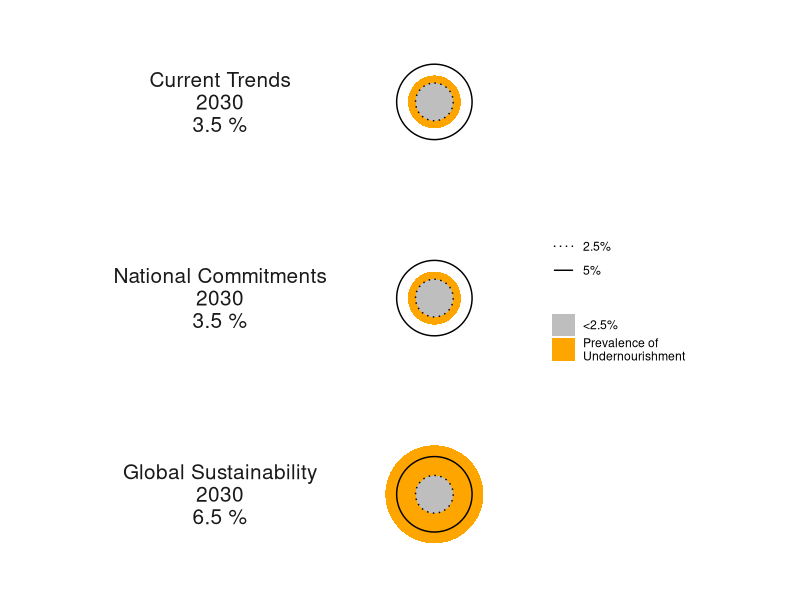
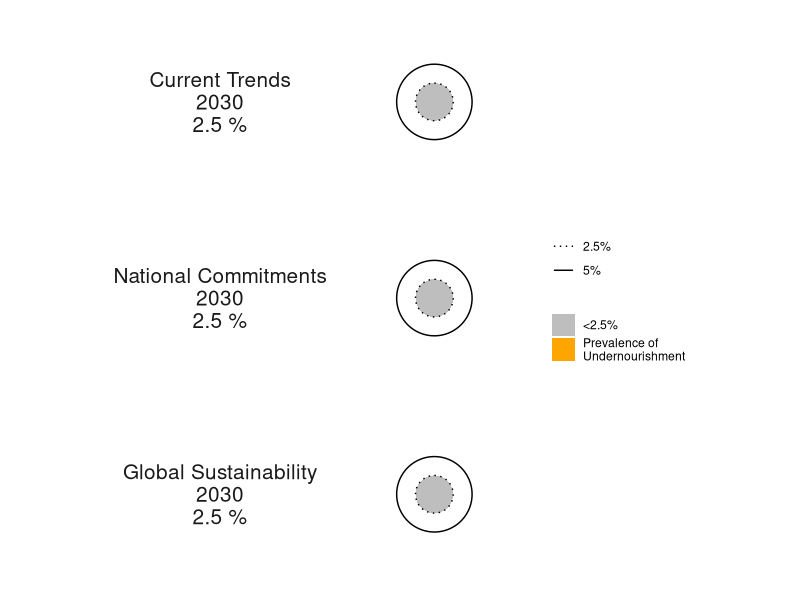
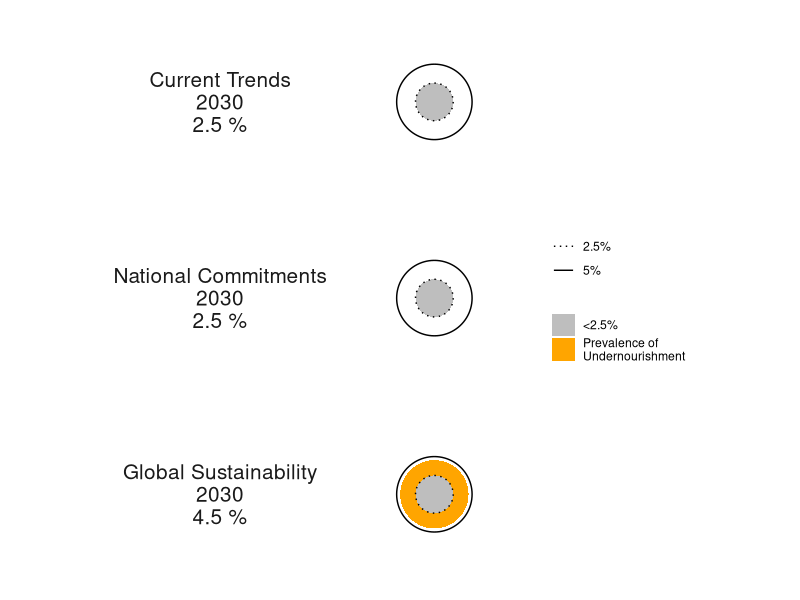
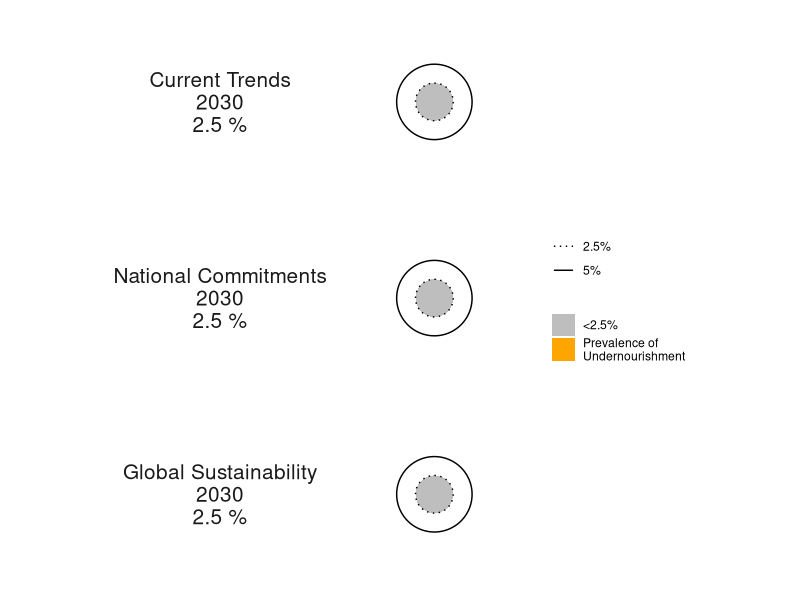
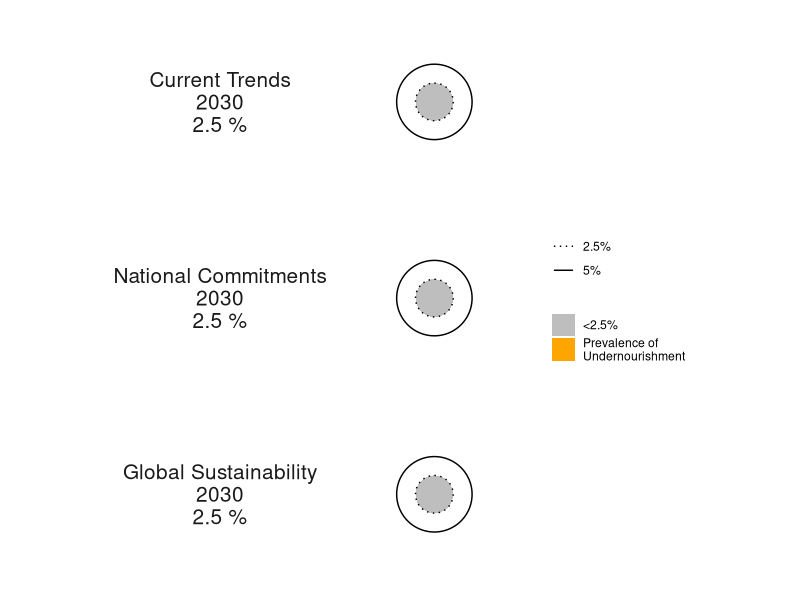
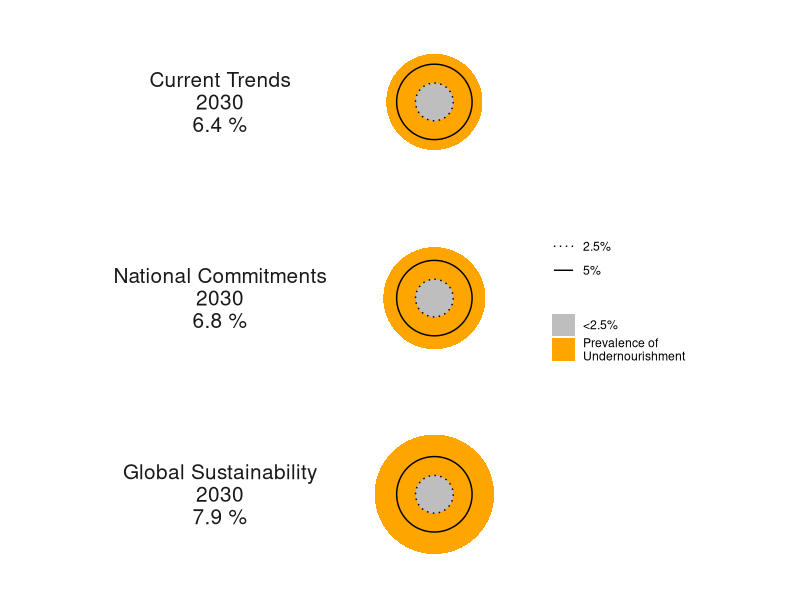
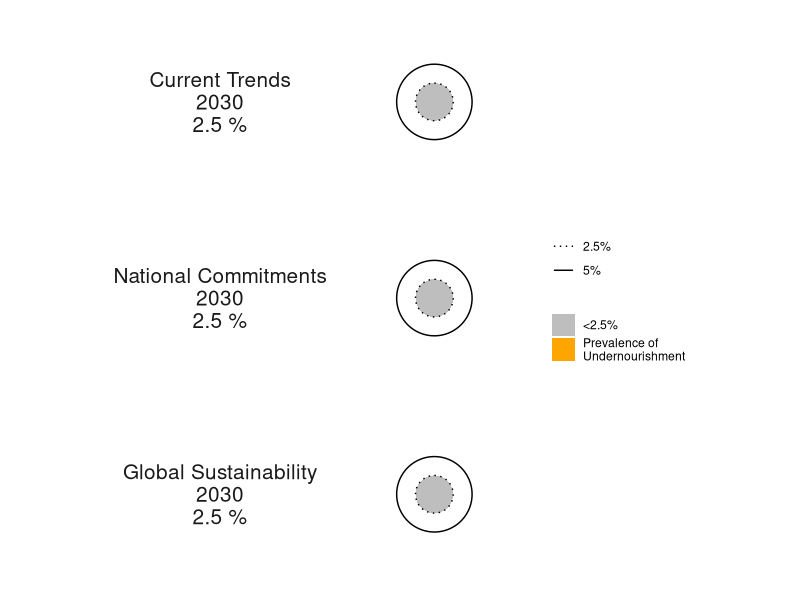
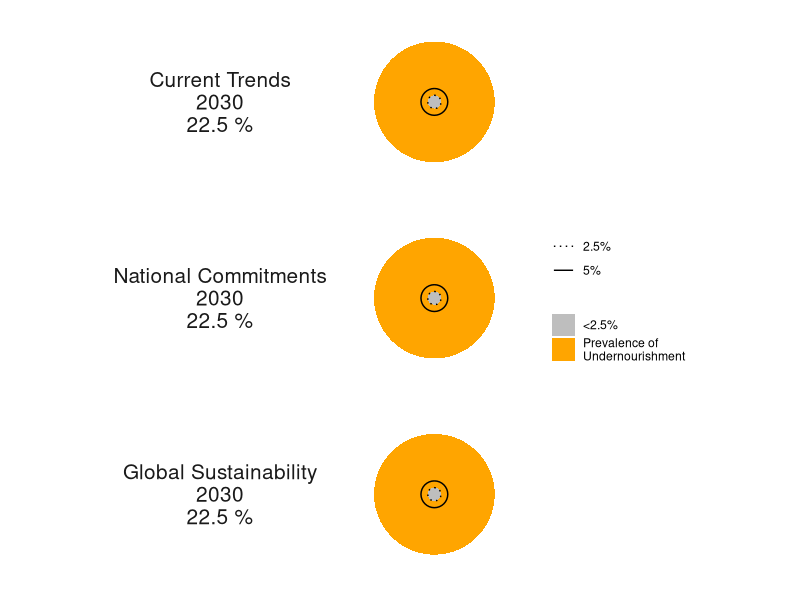

R code for these plots, in order:
## Prevalence of undernourishment

# libraries ---------------------------------------------------------------
library(here)
#library(plyr)
library(dplyr)
library(tidyr)
library(readxl)
library(readr)
library(ggplot2)
library(conflicted)


conflicted::conflict_prefer("rename", "dplyr")
conflicted::conflict_prefer("mutate", "dplyr")
conflicted::conflict_prefer("summarise", "dplyr")
conflicts_prefer(dplyr::filter)
here()


#Data -------------------------------------------------------------------
scenathon<- read.csv(here("data", "240523_FullDataBase_expost.csv"), sep = "") %>% 
  filter(tradeadjustment == "Yes") %>% 
  filter(year %in% c("2030")) %>% 
  mutate( pathway_id = factor(pathway_id, levels = c("CT", "NC", "GS"))) %>% 
  select(pathway_id, country, year, pou_computed) 
  

#List countries
countries <- c(
  "ARG",
  "AUS",
  "BRA"
  , "CAN", "CHN", "COL","DEU",
  "ETH"
  ,"FIN","GBR", "IDN", "IND",
  "MEX"
  ,"NOR", "RUS", "RWA","SWE",  "USA",
  "DNK",
  "GRC","TUR", "NPL",
  "R_ASP", "R_CSA", "R_NMC", "R_OEU", "R_NEU", "R_SSA"
)



figure_directory <- here("output", "figures", "Figure6_PoU")
dir.create(figure_directory, recursive = TRUE, showWarnings = FALSE)
print(figure_directory)

myLinetype <- c("dotted", "solid")
names(myLinetype) <- c("2.5%", "5%")


# Loop for each country

for (cur_country in countries) {
  
  country_data <- subset(scenathon, country == cur_country) %>% 
    mutate(pou_computed = ifelse(is.na(pou_computed), 2.49, pou_computed)) %>% 
    mutate(pou_display = ifelse(is.na(pou_computed), "<2.5", pou_computed))
  
  CT_kcal_tot <- country_data %>% filter(pathway_id == "CT") %>% pull(pou_display) %>% unique() %>% round(.,1)
  NC_kcal_tot <- country_data %>% filter(pathway_id == "NC") %>% pull(pou_display) %>% unique() %>% round(.,1)
  GS_kcal_tot <- country_data %>% filter(pathway_id == "GS") %>% pull(pou_display) %>% unique() %>% round(.,1)
  
  
  cat.labs <- c(CT = paste0("Current Trends\n2030\n", CT_kcal_tot, " %"),
                NC = paste0("National Commitments\n2030\n", NC_kcal_tot, " %"),
                GS = paste0("Global Sustainability\n2030\n", GS_kcal_tot, " %"))
  
  # Create plot for the specific country
  p_POU <- ggplot(data = country_data) +
    geom_col(aes(x = 1, y = pou_computed, fill = "Prevalence of \nUndernourishment"),
             position = "identity",
             width = 1
             # ,
             # show.legend = F
             ) +
    geom_col(aes(x = 1, y = rep(2.5, 3), fill = "<2.5%"),
             position = "identity",
             width = 1
             # ,
             # show.legend = F
             ) +
      scale_fill_manual(values = c("Prevalence of \nUndernourishment" = "orange", "<2.5%" = "grey"), name = NULL)+
    theme(axis.title.x = element_blank()) +
    scale_y_continuous(limits = c(0, max(1.25*max(country_data$pou_computed), 10)))+
    coord_polar() +
    facet_grid(pathway_id ~ ., 
               switch = "y",
               labeller = labeller(pathway_id = cat.labs)
               ) +
    geom_hline(aes(yintercept = 2.5,
                     linetype = "2.5%")) +
    geom_hline(aes(yintercept = 5,
                     linetype = "5%")) +
    scale_linetype_manual(values = myLinetype, name = NULL) +
    #guides(colour = guide_legend(override.aes = list(linetype = 0, shape=''))) +
    # guides(fill=guide_legend(nrow=5),
    #        colour=guide_legend(nrow = 2),
    #        linetype = guide_legend(nrow = 2)) +
    theme_minimal() +
    labs(x = NULL, 
         y = NULL) +
    theme(axis.text.y = element_blank(),
          axis.text.x = element_blank(),
          axis.ticks.y = element_blank(),
          panel.grid = element_blank(),
          panel.border = element_blank(),
          plot.caption = element_text(hjust = 0.15, 
                                      color = "#666666", face= "sans"),
          #panel.spacing = unit(-2.5, "lines"),
          strip.text = element_text(size = 15, family = "sans"),
          strip.text.y.left = element_text(angle = 0),
          strip.placement = "outside"
          # ,
          # plot.margin = margin(t = -10, b= -20)
          )
  
  # Save the plot as a TIFF file
  filename <- paste0(format(Sys.Date(),format = "%y%m%d"), "_", gsub(" ", "_", cur_country), ".tiff")
  tiff(
    filename = here(figure_directory, filename),
    units = "cm", height = 15.8, width = 17.4, res = 300)
  print(p_POU)
  dev.off()
  
}
